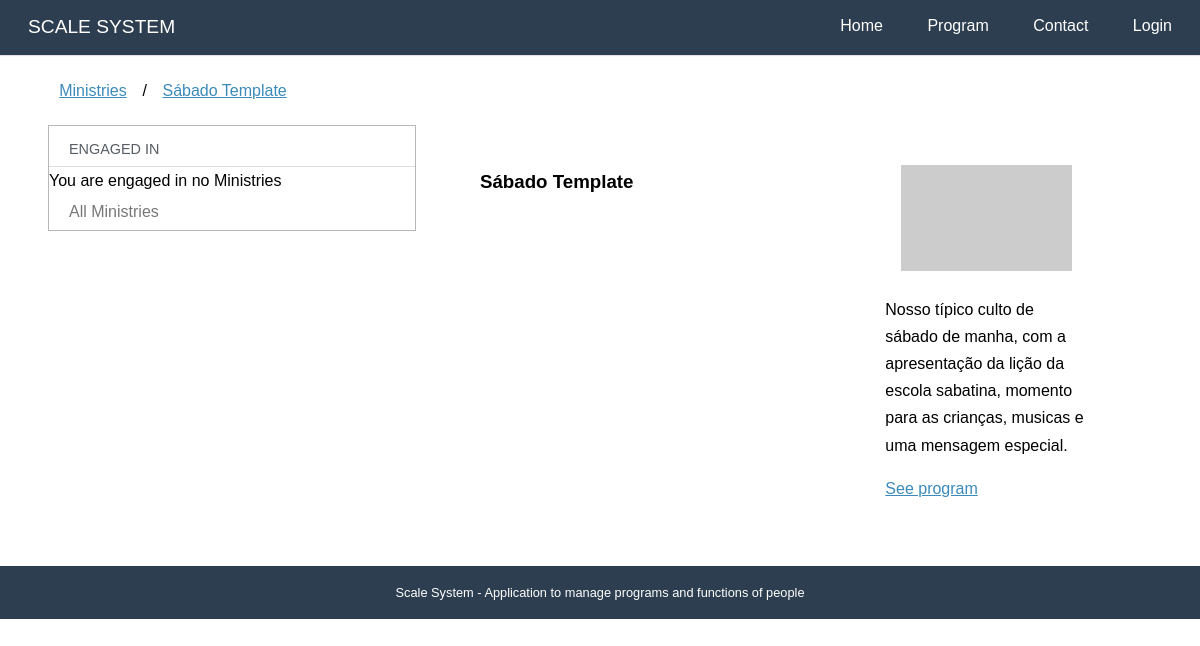
The app's page /programs/1, older data.
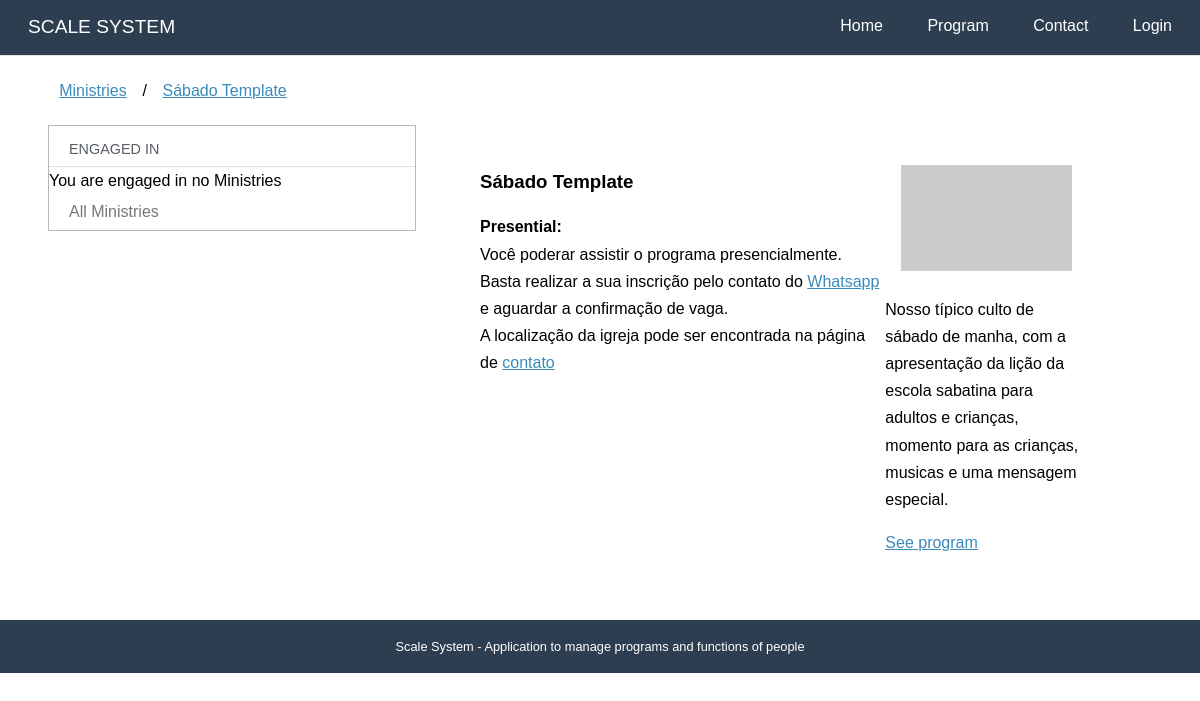
The same page, newer data.
### programs/models.py (models this page shows, shortened)
class Program (models.Model):
    SATURDAY = 'SA'
    SATURDAYAFTERNOON = 'JA'
    WEDNESDAY = 'WE'
    SUNDAY = 'SN'
    FRIDAY = 'FR'
    SPECIAL = 'SP'
    WEEKPFPRAYER = 'WP'
    PROGRAMTYPES = [
        (SATURDAY, _('Saturday')),
        (SATURDAYAFTERNOON, _('Saturday afternoon')),
        (WEDNESDAY, _('Wednesday')),
        (SUNDAY,_('Sunday')),
        (FRIDAY, _('Friday')),
        (SPECIAL, _('Special')),
        (WEEKPFPRAYER,_('Week of Prayer'))
    ]
    name = models.CharField(
        max_length=2,
        choices=PROGRAMTYPES
    )
    description = models.TextField(_('Simple Description'), blank=True)
    date = models.DateField(_("Date"), auto_now=False, auto_now_add=False, null=True,blank=True)
    image = models.ImageField(_("Image"), upload_to='program',null=True,blank=True)
    transmission = models.URLField(_("Transmission Link"), max_length=200,null=True,blank=True)
    room = models.URLField(_("Room Link"), max_length=200,null=True,blank=True)
    presential = models.BooleanField(_("Presential?"),default=False)
    iscription = models.BooleanField(_("Needs subscription?"),default=True)
    created_at = models.DateTimeField(_("Created at"), auto_now_add=True)
    updated_at = models.DateTimeField(_('Updated at'), auto_now=True)
    def typeprogram(self):
        for l in Program.PROGRAMTYPES:
            if l[0] == self.name:
                return _(l[1])
        return ""
    def __str__(self):
        return self.typeprogram() + ((' '+str(self.date)) if self.date else (" " + _("Template")))
    class Meta:
        verbose_name = _("Program")
        verbose_name_plural = _("Programs")
        ordering = ['date']

### programs/views.py (the view)
# urls.py: path('<int:program>', views.description,  name='description'),
def description(request, program):
    template_name = "programs/description.html"
    pg = get_object_or_404(Program.objects,pk=program)
    context = {'program':pg}
    return render(request, template_name, context)

### programs/templates/programs/description.html (shortened to what this page needs)
{% extends "ministries/dashboard.html" %}
{% load i18n %}
{% block breadcrumb %}
{{ block.super }}
<li>/</li>
<li><a href="{% url 'programs:description' program.pk %}">{{program}}</a></li>
{% endblock %}
{% block dashboard_content %}
<div class="pure-g-r content-ribbon">
    <div class="pure-u-2-3">
        <h3>{{program}}</h3>
        <div>
            {% if program.presential %}
            <p>
                <strong>{% translate "Presential:"%}</strong><br>
                Você poderar assistir o programa presencialmente.
                {% if program.iscription %}
                Basta realizar a sua inscrição pelo contato do
                <a href="#">Whatsapp</a> e aguardar a confirmação
                de vaga.
                {% endif %}
                <br>A localização da igreja pode ser encontrada na página de
                <a href="{% url 'core:contact' %}">contato</a>
            </p>
            {% endif %}
        </div>
    </div>
    <div class="pure-u-1-3">
        <div class="l-box">
            <img src="http://placehold.it/400x250" alt="próximo culto">
        </div>
        <p> {{program.description}}</p>
        <p><a href="{% url 'programs:program' program.pk %}">{% translate "See program" %}</a></p>
    </div>
</div>
{% endblock %}

### ministries/templates/ministries/dashboard.html (shortened to what this page needs)
{% extends "base.html" %}
{% load i18n %}
{% block content %}
<div class="pure-g-r content-ribbon">
    <div class="pure-u-1">
        <ul class="breadcrumb">
            {% block breadcrumb %}
            <li><a href="{% url 'ministries:dashboard' %}">{% translate "Ministries" %}</a></li>
            {% endblock %}
        </ul>
    </div>
    <div class="pure-u-1-3">
        <div class="pure-menu pure-menu-open">
            <a class="pure-menu-heading">{% translate "Engaged in" %}</a>
            <ul>
                {% if my_engaged %}
                {% for min in my_engaged %}
                <li><a href="{% url 'ministries:description' min.slug %}">{{min}}</a></li>
                {% endfor %}
                {% else %}
                {% translate "You are engaged in no Ministries" %}
                {% endif %}
                <li><a href="{% url 'ministries:all'%}">{% translate "All Ministries" %}</a></li>
            </ul>
        </div>
    </div>
    <div class="pure-u-2-3">
        <div class="inner">
            {% block dashboard_content %}{% endblock %}
        </div>
    </div>
</div>
{% endblock %}

### core/templates/base.html (shortened to what this page needs)
<!doctype html>
{% load static %}
{% load i18n call_method%}
<html lang="en">
<head>
    <link rel="stylesheet" href="{% static 'core/css/pure-min.css' %}">
    <link rel="stylesheet" href="{% static 'core/css/styles.css' %}" />
</head>
<body>
    <div class="header">
        <div class="home-menu pure-menu pure-menu-open pure-menu-horizontal pure-menu-fixed">
            <a class="pure-menu-heading" href="{% url 'core:home' %}">{% translate "SCALE SYSTEM"%}</a>
            <ul>
                <li class="pure-menu-selected"><a href="{% url 'core:home' %}">{% translate "Home" %}</a></li>
                <li><a href="{% url 'programs:dashboard' %}">{% translate "Program" %}</a></li>
                <li><a href="{% url 'core:contact' %}">{% translate "Contact" %}</a></li>
                {% if user.is_authenticated %}
                <li><a href="{% url 'accounts:dashboard' %}">{{user.get_first_name}}</a></li>
                <li><a href="{% url 'accounts:logout' %}">{% translate "Logout" %}</a></li>
                {% else %}
                <li><a href="{% url 'accounts:login' %}">{% translate "Login" %}</a></li>
                {% endif %}
            </ul>
        </div>
    </div>
    <div class="content">
        {% block content %}{% endblock %}
        <div class="footer">
            {% translate 'Scale System - Application to manage programs and functions of people' %}
        </div>
    </div>
</body>
</html>

### core/static/core/css/pure-min.css (style rules this page uses)
html { font-size:100%;-ms-text-size-adjust:100%;-webkit-text-size-adjust:100% }
html,button,input,select,textarea { font-family:sans-serif }
body { margin:0 }
h3 { font-size:1.17em;margin:1em 0 }
b,strong { font-weight:700 }
p,pre { margin:1em 0 }
dl,menu,ol,ul { margin:1em 0 }
menu,ol,ul { padding:0 0 0 40px }
img { border:0;-ms-interpolation-mode:bicubic }
.pure-u-1,.pure-u-1-2,.pure-u-1-3,.pure-u-2-3,.pure-u-1-4,.pure-u-3-4,.pure-u-1-5,.pure-u-2-5,.pure-u-3-5,.pure-u-4-5,.pure-u-1-6,.pure-u-5-6,.pure-u-1-8,.pure-u-3-8,.pure-u-5-8,.pure-u-7-8,.pure-u-1-12,.pure-u-5-12,.pure-u-7-12,.pure-u-11-12,.pure-u-1-24,.pure-u-5-24,.pure-u-7-24,.pure-u-11-24,.pure-u-13-24,.pure-u-17-24,.pure-u-19-24,.pure-u-23-24 { display:inline-block;*display:inline;zoom:1;letter-spacing:normal;word-spacing:normal;vertical-align:top;text-rendering:auto }
.pure-u-1 { width:100% }
.pure-u-1-3 { width:33.3333%;*width:33.3023% }
.pure-u-2-3 { width:66.6667%;*width:66.6357% }
.pure-g-r { letter-spacing:-.31em;*letter-spacing:normal;*word-spacing:-.43em;font-family:FreeSans,Arimo,"Droid Sans",Helvetica,Arial,sans-serif;display:-webkit-flex;-webkit-flex-flow:row wrap;display:-ms-flexbox;-ms-flex-flow:row wrap }
.pure-g-r [class *="pure-u"] { font-family:sans-serif }
.pure-g-r img { max-width:100%;height:auto }
.pure-menu ul { position:absolute;visibility:hidden }
.pure-menu.pure-menu-open { visibility:visible;z-index:2;width:100% }
.pure-menu ul { left:-10000px;list-style:none;margin:0;padding:0;top:-10000px;z-index:1 }
.pure-menu>ul { position:relative }
.pure-menu-open>ul { left:0;top:0;visibility:visible }
.pure-menu li { position:relative }
.pure-menu a,.pure-menu .pure-menu-heading { display:block;color:inherit;line-height:1.5em;padding:5px 20px;text-decoration:none;white-space:nowrap }
.pure-menu.pure-menu-horizontal>.pure-menu-heading { display:inline-block;*display:inline;zoom:1;margin:0;vertical-align:middle }
.pure-menu.pure-menu-horizontal>ul { display:inline-block;*display:inline;zoom:1;vertical-align:middle;height:2.4em }
.pure-menu li a { padding:5px 20px }
.pure-menu-fixed { position:fixed;top:0;left:0;width:100% }
.pure-menu-horizontal li { display:inline-block;*display:inline;zoom:1;vertical-align:middle }
.pure-menu.pure-menu-open,.pure-menu.pure-menu-horizontal li .pure-menu-children { background:#fff;border:1px solid #b7b7b7 }
.pure-menu.pure-menu-horizontal,.pure-menu.pure-menu-horizontal .pure-menu-heading { border:0 }
.pure-menu a { border:1px solid transparent;border-left:0;border-right:0 }
.pure-menu a,.pure-menu .pure-menu-can-have-children>li:after { color:#777 }
.pure-menu .pure-menu-heading { color:#565d64;text-transform:uppercase;font-size:90%;margin-top:.5em;border-bottom-width:1px;border-bottom-style:solid;border-bottom-color:#dfdfdf }
.pure-menu .pure-menu-selected a { color:#000 }
.pure-menu.pure-menu-open.pure-menu-fixed { border:0;border-bottom:1px solid #b7b7b7 }

### core/static/core/css/styles.css (style rules this page uses)
* { -webkit-box-sizing: border-box; -moz-box-sizing: border-box; box-sizing: border-box; }
body { margin: 0 auto; line-height: 1.7em; }
a { color: #3b8bba; }
.content { padding-top: 2em; }
.l-box { padding: 1em; }
.header { margin: 0 0; }
.header .pure-menu { padding: 0.5em; background-color: #2d3e50; }
.header .pure-menu a { color: #fff; }
.header .pure-menu-heading { float: left; }
.header ul { float: right; }
.home-menu { padding: 0.5em; text-align: left; box-shadow: 0 1px 1px rgba(0,0,0, 0.10); }
.home-menu.pure-menu-open { background: #2d3e50; }
.pure-menu.pure-menu-open.pure-menu-fixed { border-bottom: none; z-index: 4; }
.home-menu .pure-menu-heading { color: white; font-weight: 400; font-size: 120%; }
.home-menu .pure-menu-selected a { color: white; }
.home-menu a { color: #6FBEF3; }
.content .content-ribbon { margin: 1.5em 3em; }
.footer { background: #2d3e50; color: #fff; text-align: center; padding: 1em; font-size: 80%; }
.inner { padding: 0em 1em; }
.inner p { margin-top: 0; }
ul.breadcrumb { padding: 0; }
ul.breadcrumb li { display: inline-block; }
ul.breadcrumb li a { display: inline-block; padding: 0.3em 0.7em; }

Row changes from the older to the newer data that the page shows:
changed Program "Sábado Template": presential False → True (drawn); description "Nosso típico culto de sábado de manha, com a apresentação da lição da escola sabatina, momento para as crianças, musicas e uma mensagem especial." → "…da lição da escola sabatina para adultos e crianças, momento para as crianças,…"
Text that changed along with them:
text now shown: "Presential: Você poderar assistir o programa presencialmente. Basta realizar a sua inscrição pelo contato do Whatsapp e aguardar a confirmação de vaga. A localização da igreja pode ser encontrada na página de contato"
